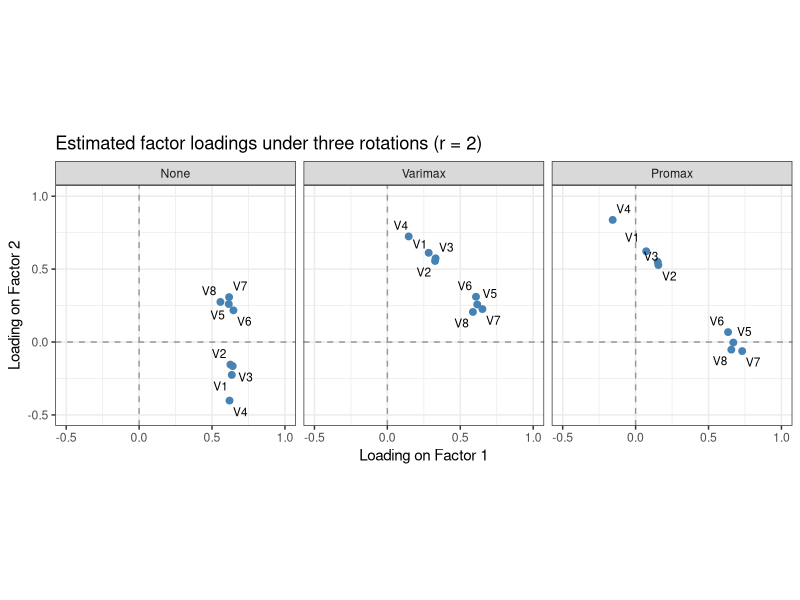

Write the R code that produced this figure.
## ---- chunk 1
knitr::opts_chunk$set(echo = TRUE)
## ---- chunk 2
lambda <- matrix(c(0.8,0.1, 0.7,0.2, 0.9,0.1, 0.8,0,
                    0.1,0.8, 0.2,0.7, 0.1,0.9, 0,0.8),
                  ncol = 2, byrow = TRUE)
cov_f <- matrix(c(1,0.6,0.6,1), nrow = 2)
cov_e <- diag(8)

cov_pop <- lambda %*% cov_f %*% t(lambda) + cov_e
cov_pop
## ---- chunk 3
# install this package if you haven't used it before
library(mvtnorm) 
library(tidyverse)
library(ggrepel)

set.seed(2026)
n <- 500
factors <- rmvnorm(n = n, mean = c(0, 0),
                   sigma = cov_f)
errors <- rmvnorm(n = n, mean = rep(0, 8),
                   sigma = cov_e)

y <- factors %*% t(lambda) + errors
y <- as.data.frame(y)
y
## ---- chunk 4
# sample covariance
sample_cov <- cov(y)

# comparison
round(sample_cov - cov_pop, 3)
## ---- chunk 5
fa_no <- factanal(y, factors = 2, rotation = "none")
fa_var <- factanal(y, factors = 2, rotation = "varimax")
fa_pro  <- factanal(y, factors = 2, rotation = "promax")

print(fa_no, digits = 3, cutoff = 0)
print(fa_var, digits = 3, cutoff = 0)
print(fa_pro,  digits = 3, cutoff = 0)
## ---- chunk 6
# A function to extract factor loadings and covert it to a tibble
loading_df <- function(obj, rotation) {
  # arguments:
  # obj: The fitted factor object
  # rotation: name of the rotation used
  obj$loadings |>  
  unclass() |> 
  as.data.frame() |> 
  rownames_to_column() |> 
  as_tibble() |> 
  mutate(rotation = rotation)
}
## ---- chunk 7
# combine all three fits into one tibble
loadings_all <- bind_rows(
  loading_df(fa_no,    "None"),
  loading_df(fa_var, "Varimax"),
  loading_df(fa_pro,  "Promax")
) |>
  rename(variable = rowname) |>
  mutate(rotation = factor(rotation, levels = c("None", "Varimax", "Promax")))

# scatter plot: Factor1 vs Factor2, faceted by rotation
ggplot(loadings_all, aes(x = Factor1, y = Factor2, label = variable)) +
  geom_hline(yintercept = 0, linetype = "dashed", colour = "grey60") +
  geom_vline(xintercept = 0, linetype = "dashed", colour = "grey60") +
  geom_point(size = 2, colour = "steelblue") +
  geom_text_repel(size = 3) +
  facet_wrap(~ rotation) +
  coord_fixed(xlim = c(-0.5, 1), ylim = c(-0.5, 1)) +
  labs(title = "Estimated factor loadings under three rotations (r = 2)",
       x = "Loading on Factor 1", y = "Loading on Factor 2") +
  theme_bw()
